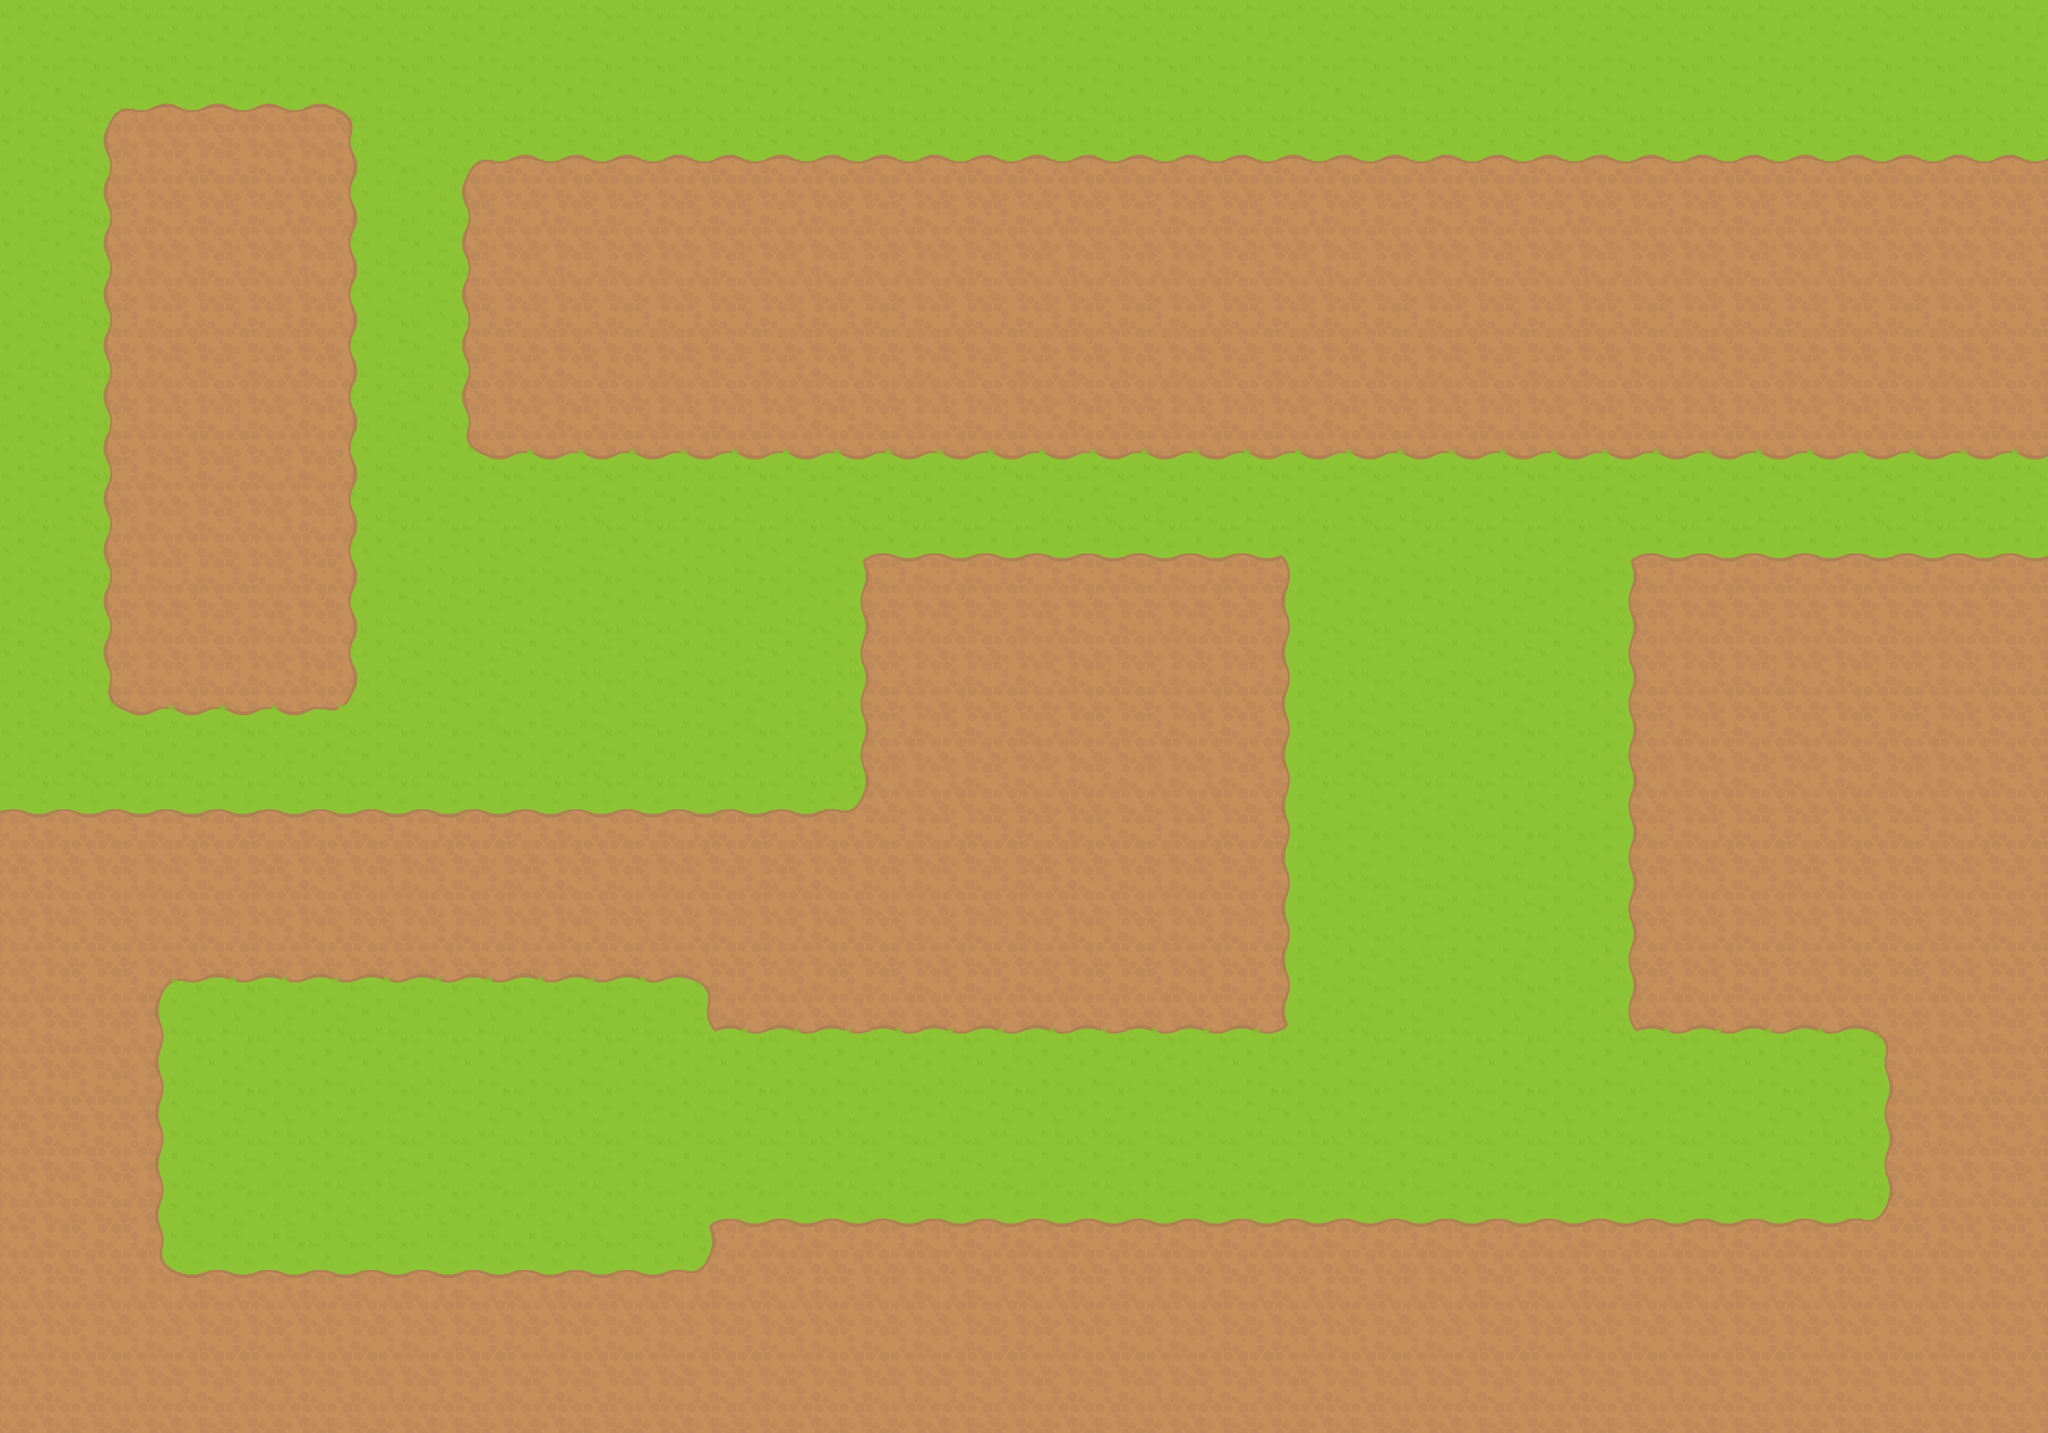

Below is a game level as drawn by its tile map, then a one-line description and the .tmx file that defines it, in full:
An orthogonal 40x28 tile map with 64x64 px tiles, 1 tile layer (Tile Layer 1) and 8 objects.

<map version="1.0" tiledversion="1.0.3" orientation="orthogonal" renderorder="right-down" width="40" height="28" tilewidth="64" tileheight="64" nextobjectid="12">
 <tileset firstgid="1" name="RPG_Tiles" tilewidth="64" tileheight="64" tilecount="260" columns="20">
  <image source="rpgTiles.png" width="1280" height="832" />
 </tileset>
 <layer name="Tile Layer 1" width="40" height="28">
  <data encoding="csv">
22,22,22,22,22,22,22,22,22,22,22,22,22,22,22,22,22,22,22,22,22,22,22,22,22,22,22,22,22,22,22,22,22,22,22,22,22,22,22,22,
22,22,22,22,22,22,22,22,22,22,22,22,22,22,22,22,22,22,22,22,22,22,22,22,22,22,22,22,22,22,22,22,22,22,22,22,22,22,22,22,
22,22,6,7,7,7,8,22,22,22,22,22,22,22,22,22,22,22,22,22,22,22,22,22,22,22,22,22,22,22,22,22,22,22,22,22,22,22,22,22,
22,22,26,27,27,27,28,22,22,6,7,7,7,7,7,7,7,7,7,7,7,7,7,7,7,7,7,7,7,7,7,7,7,7,7,7,7,7,7,7,
22,22,26,27,27,27,28,22,22,26,27,27,27,27,27,27,27,27,27,27,27,27,27,27,27,27,27,27,27,27,27,27,27,27,27,27,27,27,27,27,
22,22,26,27,27,27,28,22,22,26,27,27,27,27,27,27,27,27,27,27,27,27,27,27,27,27,27,27,27,27,27,27,27,27,27,27,27,27,27,27,
22,22,26,27,27,27,28,22,22,26,27,27,27,27,27,27,27,27,27,27,27,27,27,27,27,27,27,27,27,27,27,27,27,27,27,27,27,27,27,27,
22,22,26,27,27,27,28,22,22,26,27,27,27,27,27,27,27,27,27,27,27,27,27,27,27,27,27,27,27,27,27,27,27,27,27,27,27,27,27,27,
22,22,26,27,27,27,28,22,22,46,47,47,47,47,47,47,47,47,47,47,47,47,47,47,47,47,47,47,47,47,47,47,47,47,47,47,47,47,47,47,
22,22,26,27,27,27,28,22,22,22,22,22,22,22,22,22,22,22,22,22,22,22,22,22,22,22,22,22,22,22,22,22,22,22,22,22,22,22,22,22,
22,22,26,27,27,27,28,22,22,22,22,22,22,22,22,22,4,42,42,42,42,42,42,42,42,5,22,22,22,22,22,4,42,42,42,42,42,42,42,42,
22,22,26,27,27,27,28,22,22,22,22,22,22,22,22,22,23,27,27,27,27,27,27,27,27,21,22,22,22,22,22,23,27,27,27,27,27,27,27,27,
22,22,26,27,27,27,28,22,22,22,22,22,22,22,22,22,23,27,27,27,27,27,27,27,27,21,22,22,22,22,22,23,27,27,27,27,27,27,27,27,
22,22,46,47,47,47,48,22,22,22,22,22,22,22,22,22,23,27,27,27,27,27,27,27,27,21,22,22,22,22,22,23,27,27,27,27,27,27,27,27,
22,22,22,22,22,22,22,22,22,22,22,22,22,22,22,22,23,27,27,27,27,27,27,27,27,21,22,22,22,22,22,23,27,27,27,27,27,27,27,27,
42,42,42,42,42,42,42,42,42,42,42,42,42,42,42,42,43,27,27,27,27,27,27,27,27,21,22,22,22,22,22,23,27,27,27,27,27,27,27,27,
27,27,27,27,27,27,27,27,27,27,27,27,27,27,27,27,27,27,27,27,27,27,27,27,27,21,22,22,22,22,22,23,27,27,27,27,27,27,27,27,
27,27,27,27,27,27,27,27,27,27,27,27,27,27,27,27,27,27,27,27,27,27,27,27,27,21,22,22,22,22,22,23,27,27,27,27,27,27,27,27,
27,27,27,27,27,27,27,27,27,27,27,27,27,27,27,27,27,27,27,27,27,27,27,27,27,21,22,22,22,22,22,23,27,27,27,27,27,27,27,27,
27,27,27,1,2,2,2,2,2,2,2,2,2,3,27,27,27,27,27,27,27,27,27,27,27,21,22,22,22,22,22,23,27,27,27,27,27,27,27,27,
27,27,27,21,22,22,22,22,22,22,22,22,22,24,2,2,2,2,2,2,2,2,2,2,2,25,22,22,22,22,22,24,2,2,2,2,3,27,27,27,
27,27,27,21,22,22,22,22,22,22,22,22,22,22,22,22,22,22,22,22,22,22,22,22,22,22,22,22,22,22,22,22,22,22,22,22,23,27,27,27,
27,27,27,21,22,22,22,22,22,22,22,22,22,22,22,22,22,22,22,22,22,22,22,22,22,22,22,22,22,22,22,22,22,22,22,22,23,27,27,27,
27,27,27,21,22,22,22,22,22,22,22,22,22,4,42,42,42,42,42,42,42,42,42,42,42,42,42,42,42,42,42,42,42,42,42,42,43,27,27,27,
27,27,27,41,42,42,42,42,42,42,42,42,42,43,27,27,27,27,27,27,27,27,27,27,27,27,27,27,27,27,27,27,27,27,27,27,27,27,27,27,
27,27,27,27,27,27,27,27,27,27,27,27,27,27,27,27,27,27,27,27,27,27,27,27,27,27,27,27,27,27,27,27,27,27,27,27,27,27,27,27,
27,27,27,27,27,27,27,27,27,27,27,27,27,27,27,27,27,27,27,27,27,27,27,27,27,27,27,27,27,27,27,27,27,27,27,27,27,27,27,27,
27,27,27,27,27,27,27,27,27,27,27,27,27,27,27,27,27,27,27,27,27,27,27,27,27,27,27,27,27,27,27,27,27,27,27,27,27,27,27,27
</data>
 </layer>
 <objectgroup name="enemies">
  <object id="4" x="488" y="600" width="72" height="64">
   <properties>
    <property name="Type" value="Snake" />
   </properties>
  </object>
  <object id="5" x="120" y="918" width="72" height="56">
   <properties>
    <property name="Type" value="Eye" />
   </properties>
  </object>
  <object id="6" x="1324" y="620" width="54" height="74">
   <properties>
    <property name="Type" value="Snake" />
   </properties>
  </object>
  <object id="7" x="748" y="938" width="68" height="56">
   <properties>
    <property name="Type" value="Eye" />
   </properties>
  </object>
 </objectgroup>
 <objectgroup name="obstacles">
  <object id="8" x="220" y="216" width="142" height="156">
   <properties>
    <property name="Type" value="Bush" />
   </properties>
  </object>
  <object id="9" x="368" y="1034" width="176" height="160">
   <properties>
    <property name="Type" value="Bush" />
   </properties>
  </object>
  <object id="10" x="1742" y="770" width="212" height="264">
   <properties>
    <property name="Type" value="Tree" />
   </properties>
  </object>
  <object id="11" x="772" y="280" width="216" height="190">
   <properties>
    <property name="Type" value="Tree" />
   </properties>
  </object>
 </objectgroup>
</map>
